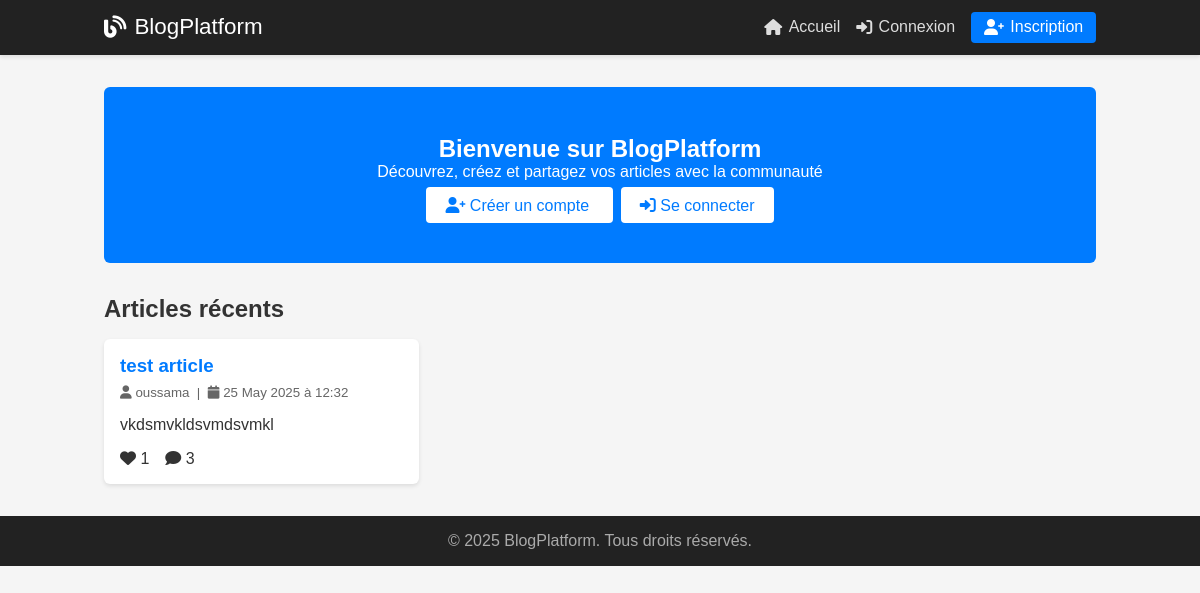
The page / on the database its author committed.
### tables this page shows
CREATE TABLE articles (
                id INTEGER PRIMARY KEY AUTOINCREMENT,
                title TEXT NOT NULL,
                content TEXT NOT NULL,
                image_url TEXT,
                author_id INTEGER NOT NULL,
                created_at TIMESTAMP DEFAULT CURRENT_TIMESTAMP,
                updated_at TIMESTAMP DEFAULT CURRENT_TIMESTAMP,
                FOREIGN KEY (author_id) REFERENCES users (id)
            );

CREATE TABLE users (
                id INTEGER PRIMARY KEY AUTOINCREMENT,
                username TEXT UNIQUE NOT NULL,
                email TEXT UNIQUE NOT NULL,
                password_hash TEXT NOT NULL,
                created_at TIMESTAMP DEFAULT CURRENT_TIMESTAMP
            );

### main.py (the view)
@app.route("/")
def home():
    user = get_current_user()
    articles = db.get_all_articles()
    return render_template(
        "index.html",
        title="Accueil - Blog Platform",
        user=user,
        articles=articles
    )

### database.py (called while the page is built)
    def get_connection(self):
        conn = sqlite3.connect(self.db_path)
        conn.row_factory = sqlite3.Row
        return conn

    def get_all_articles(self, limit=50):
        conn = self.get_connection()
        cursor = conn.cursor()
        cursor.execute('''
            SELECT a.*, u.username as author_name,
                   (SELECT COUNT(*) FROM likes WHERE article_id = a.id) as likes_count,
                   (SELECT COUNT(*) FROM comments WHERE article_id = a.id) as comments_count
            FROM articles a
            JOIN users u ON a.author_id = u.id
            ORDER BY a.created_at DESC
            LIMIT ?
        ''', (limit,))
        articles = cursor.fetchall()
        conn.close()
        return [dict(article) for article in articles]

### main.py (called while the page is built)
@app.template_filter('format_date')
def format_date_filter(date_value):
    if isinstance(date_value, str):
        try:
            date_value = datetime.fromisoformat(date_value.replace('Z', '+00:00'))
        except ValueError:
            try:
                date_value = datetime.strptime(date_value, '%Y-%m-%d %H:%M:%S')
            except ValueError:
                return date_value  # Return as-is if can't parse
    if isinstance(date_value, datetime):
        return date_value.strftime('%d %B %Y à %H:%M')
    return str(date_value)  # Fallback to string representation

@app.template_filter('truncate')
def truncate_filter(text, length=100):
    if not text:
        return ""
    text = str(text)
    if len(text) <= length:
        return text
    return text[:length].rstrip() + "..."

def get_current_user():
    sid = request.cookies.get("session_id")
    return session_mgr.get_user(sid) if sid else None

### templates/index.html (shortened to what this page needs)
{% extends "base.html" %}
{% block content %}
<section style="
    background:#007bff; color:#fff; text-align:center;
    padding:3rem 1rem; border-radius:6px; margin-bottom:2rem;
  ">
    <h1>Bienvenue sur BlogPlatform</h1>
    <p>Découvrez, créez et partagez vos articles avec la communauté</p>
    {% if not user %}
    <div style="margin-top:1rem;">
        <a href="/register" style="
            background:#fff; color:#007bff; padding:.6rem 1.2rem;
            border-radius:4px; text-decoration:none; margin-right:.5rem;
          ">
            <i class="fas fa-user-plus"></i> Créer un compte
        </a>
        <a href="/login" style="
            background:#fff; color:#007bff; padding:.6rem 1.2rem;
            border-radius:4px; text-decoration:none;
          ">
            <i class="fas fa-sign-in-alt"></i> Se connecter
        </a>
    </div>
    {% endif %}
</section>
<section>
    <div style="display:flex; justify-content:space-between; align-items:center; margin-bottom:1rem;">
        <h2>Articles récents</h2>
    </div>
    {% if articles %}
    <div style="
        display:grid; grid-template-columns:repeat(auto-fill,minmax(260px,1fr));
        gap:1.5rem;
      ">
        {% for a in articles %}
        <article style="
            background:#fff; border-radius:6px; box-shadow:0 2px 4px rgba(0,0,0,0.1);
            overflow:hidden; display:flex; flex-direction:column;
          ">
            <div style="padding:1rem; flex:1; display:flex; flex-direction:column;">
                <h3 style="margin-bottom:.5rem;">
                    <a href="/article/{{ a.id }}" style="color:#007bff; text-decoration:none;">
                        {{ a.title }}
                    </a>
                </h3>
                <small style="color:#666;">
                    <i class="fas fa-user"></i> {{ a.author_name }}
                    &nbsp;|&nbsp;
                    <i class="fas fa-calendar"></i> {{ a.created_at | format_date }}
                </small>
                <p style="margin:1rem 0; flex:1;">{{ a.content | truncate(150) }}</p>
                <div style="display:flex; gap:1rem;">
                    <span><i class="fas fa-heart"></i> {{ a.likes_count }}</span>
                    <span><i class="fas fa-comment"></i> {{ a.comments_count }}</span>
                </div>
            </div>
        </article>
        {% endfor %}
    </div>
    {% else %}
    <p style="text-align:center;">Aucun article pour le moment.</p>
    {% endif %}
</section>
{% endblock %}

### templates/base.html (style rules this page uses)
*, *::before, *::after { box-sizing: border-box; margin: 0; padding: 0 }
body { font-family: Arial, sans-serif; background: #f5f5f5; color: #333 }

### rows shown on the page
articles: title "test article", author_name "oussama", created_at "25 May 2025 à 12:32", content "vkdsmvkldsvmdsvmkl", likes_count "1", comments_count "3"
